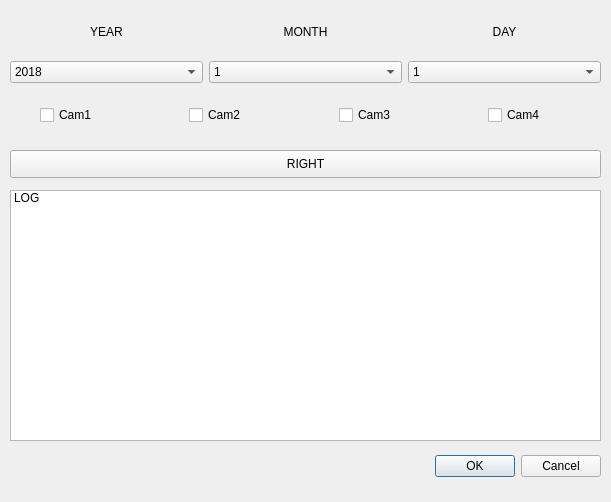
<?xml version="1.0" encoding="UTF-8"?>
<ui version="4.0">
 <class>Dialog</class>
 <widget class="QDialog" name="Dialog">
  <property name="geometry">
   <rect>
    <x>0</x>
    <y>0</y>
    <width>611</width>
    <height>502</height>
   </rect>
  </property>
  <property name="windowTitle">
   <string>Dialog</string>
  </property>
  <widget class="QDialogButtonBox" name="buttonBox">
   <property name="geometry">
    <rect>
     <x>390</x>
     <y>450</y>
     <width>211</width>
     <height>32</height>
    </rect>
   </property>
   <property name="orientation">
    <enum>Qt::Horizontal</enum>
   </property>
   <property name="standardButtons">
    <set>QDialogButtonBox::Cancel|QDialogButtonBox::Ok</set>
   </property>
  </widget>
  <widget class="QWidget" name="gridLayoutWidget">
   <property name="geometry">
    <rect>
     <x>10</x>
     <y>10</y>
     <width>591</width>
     <height>73</height>
    </rect>
   </property>
   <layout class="QGridLayout" name="gridLayout">
    <item row="0" column="1">
     <widget class="QLabel" name="label_2">
      <property name="text">
       <string>&lt;html&gt;&lt;head/&gt;&lt;body&gt;&lt;p align=&quot;center&quot;&gt;MONTH&lt;/p&gt;&lt;/body&gt;&lt;/html&gt;</string>
      </property>
     </widget>
    </item>
    <item row="0" column="2">
     <widget class="QLabel" name="label_3">
      <property name="text">
       <string>&lt;html&gt;&lt;head/&gt;&lt;body&gt;&lt;p align=&quot;center&quot;&gt;DAY&lt;/p&gt;&lt;/body&gt;&lt;/html&gt;</string>
      </property>
     </widget>
    </item>
    <item row="0" column="0">
     <widget class="QLabel" name="label">
      <property name="text">
       <string>&lt;html&gt;&lt;head/&gt;&lt;body&gt;&lt;p align=&quot;center&quot;&gt;YEAR&lt;/p&gt;&lt;/body&gt;&lt;/html&gt;</string>
      </property>
     </widget>
    </item>
    <item row="1" column="2">
     <widget class="QComboBox" name="comboBox_3">
      <item>
       <property name="text">
        <string>1</string>
       </property>
      </item>
      <item>
       <property name="text">
        <string>2</string>
       </property>
      </item>
      <item>
       <property name="text">
        <string>3</string>
       </property>
      </item>
      <item>
       <property name="text">
        <string>4</string>
       </property>
      </item>
      <item>
       <property name="text">
        <string>5</string>
       </property>
      </item>
      <item>
       <property name="text">
        <string>6</string>
       </property>
      </item>
      <item>
       <property name="text">
        <string>7</string>
       </property>
      </item>
      <item>
       <property name="text">
        <string>8</string>
       </property>
      </item>
      <item>
       <property name="text">
        <string>9</string>
       </property>
      </item>
      <item>
       <property name="text">
        <string>10</string>
       </property>
      </item>
      <item>
       <property name="text">
        <string>11</string>
       </property>
      </item>
      <item>
       <property name="text">
        <string>12</string>
       </property>
      </item>
      <item>
       <property name="text">
        <string>13</string>
       </property>
      </item>
      <item>
       <property name="text">
        <string>14</string>
       </property>
      </item>
      <item>
       <property name="text">
        <string>15</string>
       </property>
      </item>
      <item>
       <property name="text">
        <string>16</string>
       </property>
      </item>
      <item>
       <property name="text">
        <string>17</string>
       </property>
      </item>
      <item>
       <property name="text">
        <string>18</string>
       </property>
      </item>
      <item>
       <property name="text">
        <string>19</string>
       </property>
      </item>
      <item>
       <property name="text">
        <string>20</string>
       </property>
      </item>
      <item>
       <property name="text">
        <string>21</string>
       </property>
      </item>
      <item>
       <property name="text">
        <string>22</string>
       </property>
      </item>
      <item>
       <property name="text">
        <string>23</string>
       </property>
      </item>
      <item>
       <property name="text">
        <string>24</string>
       </property>
      </item>
      <item>
       <property name="text">
        <string>25</string>
       </property>
      </item>
      <item>
       <property name="text">
        <string>26</string>
       </property>
      </item>
      <item>
       <property name="text">
        <string>27</string>
       </property>
      </item>
      <item>
       <property name="text">
        <string>28</string>
       </property>
      </item>
      <item>
       <property name="text">
        <string>29</string>
       </property>
      </item>
      <item>
       <property name="text">
        <string>30</string>
       </property>
      </item>
      <item>
       <property name="text">
        <string>31</string>
       </property>
      </item>
     </widget>
    </item>
    <item row="1" column="1">
     <widget class="QComboBox" name="comboBox_2">
      <item>
       <property name="text">
        <string>1</string>
       </property>
      </item>
      <item>
       <property name="text">
        <string>2</string>
       </property>
      </item>
      <item>
       <property name="text">
        <string>3</string>
       </property>
      </item>
      <item>
       <property name="text">
        <string>4</string>
       </property>
      </item>
      <item>
       <property name="text">
        <string>5</string>
       </property>
      </item>
      <item>
       <property name="text">
        <string>6</string>
       </property>
      </item>
      <item>
       <property name="text">
        <string>7</string>
       </property>
      </item>
      <item>
       <property name="text">
        <string>8</string>
       </property>
      </item>
      <item>
       <property name="text">
        <string>9</string>
       </property>
      </item>
      <item>
       <property name="text">
        <string>10</string>
       </property>
      </item>
      <item>
       <property name="text">
        <string>11</string>
       </property>
      </item>
      <item>
       <property name="text">
        <string>12</string>
       </property>
      </item>
     </widget>
    </item>
    <item row="1" column="0">
     <widget class="QComboBox" name="comboBox">
      <item>
       <property name="text">
        <string>2018</string>
       </property>
      </item>
     </widget>
    </item>
   </layout>
  </widget>
  <widget class="QListWidget" name="listWidget">
   <property name="geometry">
    <rect>
     <x>10</x>
     <y>190</y>
     <width>591</width>
     <height>251</height>
    </rect>
   </property>
   <item>
    <property name="text">
     <string>LOG</string>
    </property>
   </item>
  </widget>
  <widget class="QWidget" name="horizontalLayoutWidget">
   <property name="geometry">
    <rect>
     <x>40</x>
     <y>90</y>
     <width>591</width>
     <height>51</height>
    </rect>
   </property>
   <layout class="QHBoxLayout" name="horizontalLayout">
    <item>
     <widget class="QCheckBox" name="cam1checkbox">
      <property name="text">
       <string>Cam1</string>
      </property>
     </widget>
    </item>
    <item>
     <widget class="QCheckBox" name="cam2checkbox">
      <property name="text">
       <string>Cam2</string>
      </property>
     </widget>
    </item>
    <item>
     <widget class="QCheckBox" name="cam3checkbox">
      <property name="text">
       <string>Cam3</string>
      </property>
     </widget>
    </item>
    <item>
     <widget class="QCheckBox" name="cam4checkbox">
      <property name="text">
       <string>Cam4</string>
      </property>
     </widget>
    </item>
   </layout>
  </widget>
  <widget class="QPushButton" name="takelogbtn">
   <property name="geometry">
    <rect>
     <x>10</x>
     <y>150</y>
     <width>591</width>
     <height>28</height>
    </rect>
   </property>
   <property name="text">
    <string>RIGHT</string>
   </property>
  </widget>
 </widget>
 <resources/>
 <connections>
  <connection>
   <sender>buttonBox</sender>
   <signal>accepted()</signal>
   <receiver>Dialog</receiver>
   <slot>accept()</slot>
   <hints>
    <hint type="sourcelabel">
     <x>248</x>
     <y>254</y>
    </hint>
    <hint type="destinationlabel">
     <x>157</x>
     <y>274</y>
    </hint>
   </hints>
  </connection>
  <connection>
   <sender>buttonBox</sender>
   <signal>rejected()</signal>
   <receiver>Dialog</receiver>
   <slot>reject()</slot>
   <hints>
    <hint type="sourcelabel">
     <x>316</x>
     <y>260</y>
    </hint>
    <hint type="destinationlabel">
     <x>286</x>
     <y>274</y>
    </hint>
   </hints>
  </connection>
 </connections>
</ui>
